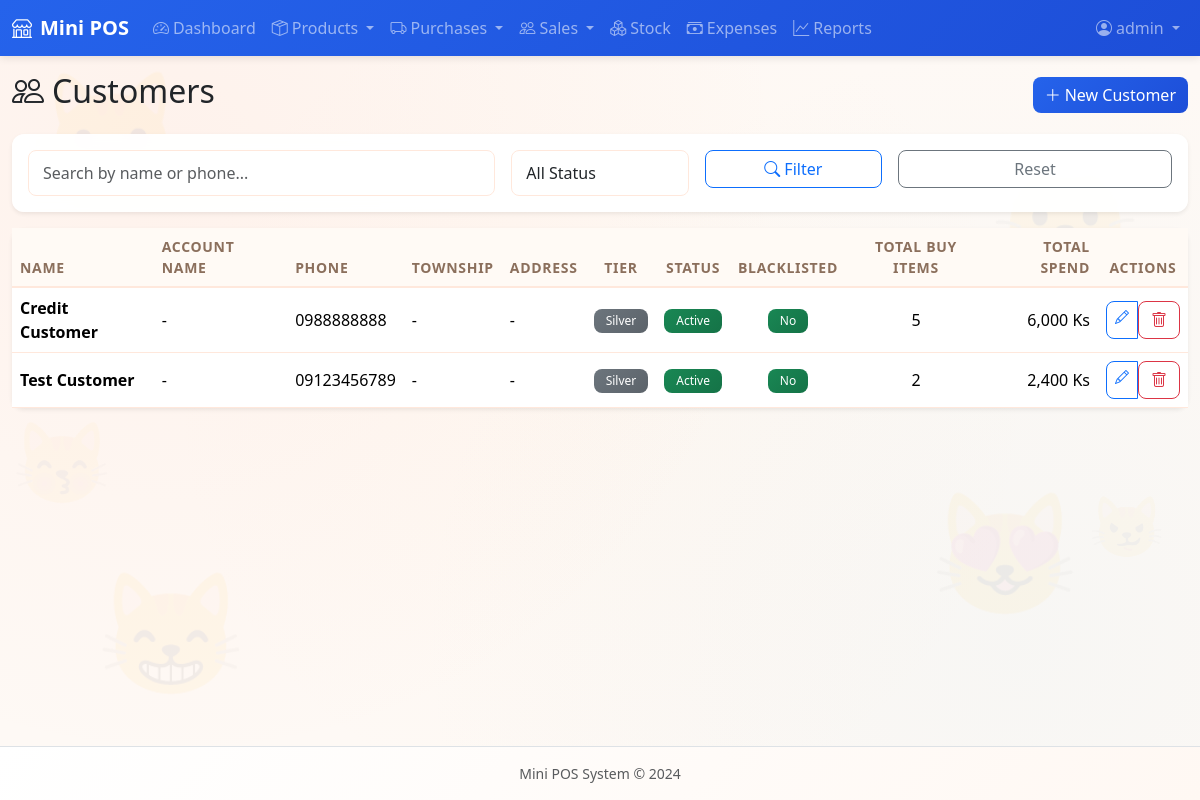
Page /customers/ (signed in) on the earlier database version.
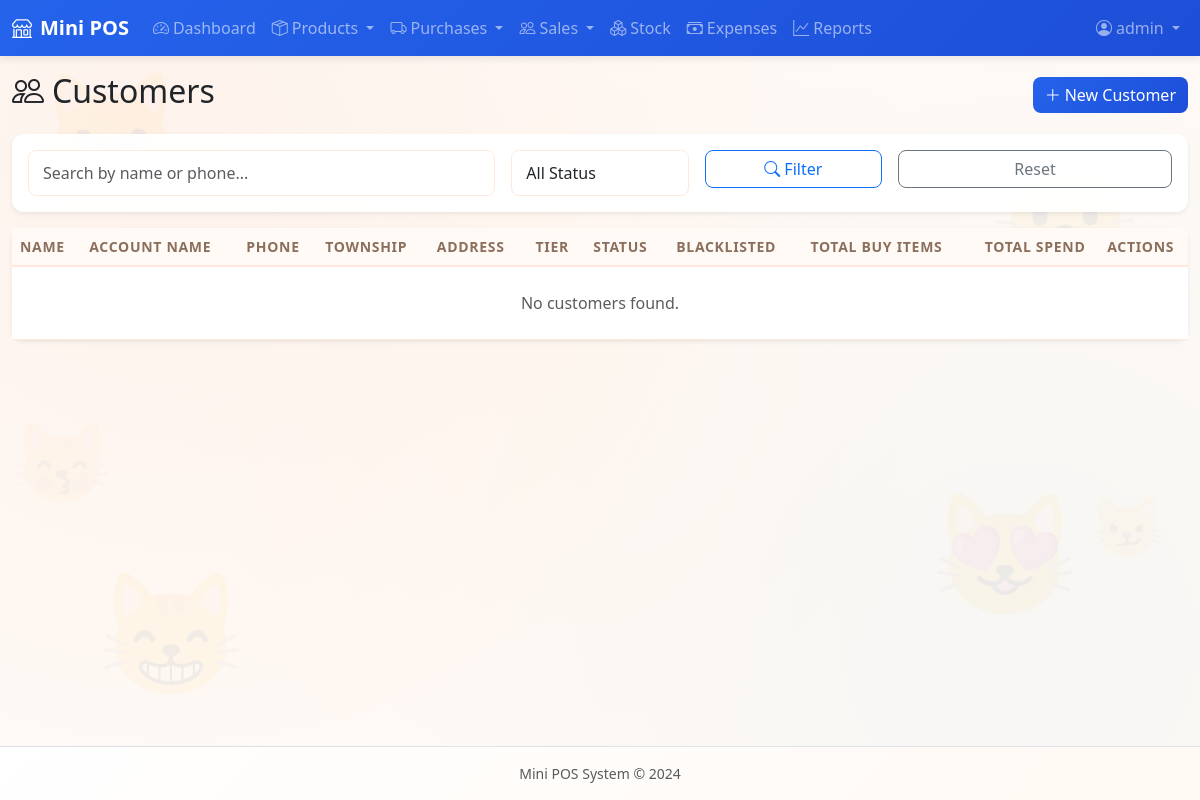
Same page on the later database version.
### app/models.py (models this page shows, shortened)
class User(UserMixin, db.Model):
    __tablename__ = 'users'
    id = db.Column(db.Integer, primary_key=True)
    username = db.Column(db.String(50), unique=True, nullable=False)
    email = db.Column(db.String(100), unique=True, nullable=False)
    password_hash = db.Column(db.String(255), nullable=False)
    role = db.Column(db.String(20), nullable=False, default='user')
    is_active = db.Column(db.Boolean, default=True)
    created_at = db.Column(db.DateTime, default=datetime.utcnow)
    def is_admin(self):
        return self.role == 'admin'

class Customer(db.Model):
    __tablename__ = 'customers'
    id = db.Column(db.Integer, primary_key=True)
    name = db.Column(db.String(200), nullable=False)
    account_name = db.Column(db.String(200))
    phone = db.Column(db.String(50))
    township = db.Column(db.String(100))
    address = db.Column(db.Text)
    notes = db.Column(db.Text)
    is_blacklisted = db.Column(db.Boolean, default=False)
    is_active = db.Column(db.Boolean, default=True)
    created_at = db.Column(db.DateTime, default=datetime.utcnow)
    updated_at = db.Column(db.DateTime, default=datetime.utcnow, onupdate=datetime.utcnow)
    tier = db.Column(db.String(20), default='Silver')  # Silver, Gold, Platinum, Diamond, Loyal
    sales = db.relationship('Sale', backref='customer', lazy='dynamic')
    def get_total_buy_items(self):
        completed_sales = self.sales.filter(Sale.status == 'Completed').all()
        return sum(sum(item.quantity for item in s.items) for s in completed_sales)
    def get_total_spend(self):
        completed_sales = self.sales.filter(Sale.status == 'Completed').all()
        return sum(sum(item.total_price for item in s.items) for s in completed_sales)

class SaleItem(db.Model):
    __tablename__ = 'sale_items'
    id = db.Column(db.Integer, primary_key=True)
    sale_id = db.Column(db.Integer, db.ForeignKey('sales.id'), nullable=False)
    product_id = db.Column(db.Integer, db.ForeignKey('products.id'), nullable=False)
    quantity = db.Column(db.Integer, nullable=False)
    reference_price = db.Column(db.Numeric(15, 2), nullable=False)
    actual_price = db.Column(db.Numeric(15, 2), nullable=False)
    total_price = db.Column(db.Numeric(15, 2), nullable=False)
    unit_cost = db.Column(db.Numeric(15, 2), nullable=False)
    total_cost = db.Column(db.Numeric(15, 2), nullable=False)
    gross_profit = db.Column(db.Numeric(15, 2), nullable=False)

### app/customers/__init__.py (the view)
@bp.route('/')
@login_required
def index():
    page = request.args.get('page', 1, type=int)
    search = request.args.get('search', '')
    status_filter = request.args.get('status', '')
    query = Customer.query
    if search:
        query = query.filter(or_(
            Customer.name.ilike(f'%{search}%'),
            Customer.phone.ilike(f'%{search}%')
        ))
    if status_filter == 'active':
        query = query.filter(Customer.is_active == True)
    elif status_filter == 'inactive':
        query = query.filter(Customer.is_active == False)
    customers = query.order_by(Customer.name).paginate(page=page, per_page=20, error_out=False)
    return render_template('customers/index.html',
                           customers=customers,
                           search=search,
                           status_filter=status_filter)

### app/__init__.py (called while the page is built)
@login_manager.user_loader
def load_user(user_id):
    return User.query.get(int(user_id))

### app/templates/customers/index.html (shortened to what this page needs)
{% extends "base.html" %}
{% block content %}
<div class="d-flex justify-content-between align-items-center mb-3">
    <h2><i class="bi bi-people me-2"></i>Customers</h2>
    <a href="{{ url_for('customers.create') }}" class="btn btn-primary">
        <i class="bi bi-plus-lg me-1"></i>New Customer
    </a>
</div>
<div class="card shadow-sm mb-3">
    <div class="card-body">
        <form method="GET" class="row g-3">
            <div class="col-md-5">
                <input type="text" name="search" class="form-control" placeholder="Search by name or phone..." value="{{ search }}">
            </div>
            <div class="col-md-2">
                <select name="status" class="form-select">
                    <option value="">All Status</option>
                </select>
            </div>
            <div class="col-md-2">
                <button type="submit" class="btn btn-outline-primary w-100"><i class="bi bi-search me-1"></i>Filter</button>
            </div>
            <div class="col-md-3">
                <a href="{{ url_for('customers.index') }}" class="btn btn-outline-secondary w-100">Reset</a>
            </div>
        </form>
    </div>
</div>
<div class="card shadow-sm">
    <div class="card-body p-0">
        <div class="table-responsive">
            <table class="table table-hover mb-0">
                <thead class="table-light">
                    <tr>
                        <th>Name</th>
                        <th>Account Name</th>
                        <th>Phone</th>
                        <th>Township</th>
                        <th>Address</th>
                        <th class="text-center">Tier</th>
                        <th class="text-center">Status</th>
                        <th class="text-center">Blacklisted</th>
                        <th class="text-center">Total Buy Items</th>
                        <th class="text-end">Total Spend</th>
                        <th class="text-center">Actions</th>
                    </tr>
                </thead>
                <tbody>
                    {% for customer in customers.items %}
                    <tr>
                        <td><strong>{{ customer.name }}</strong></td>
                        <td>{{ customer.account_name or '-' }}</td>
                        <td>{{ customer.phone or '-' }}</td>
                        <td>{{ customer.township or '-' }}</td>
                        <td>{{ customer.address or '-' }}</td>
                        <td class="text-center">
                            <span class="badge bg-{% if customer.tier == 'Loyal' %}warning{% elif customer.tier == 'Diamond' %}info{% elif customer.tier == 'Platinum' %}primary{% elif customer.tier == 'Gold' %}success{% else %}secondary{% endif %}">
                                {{ customer.tier }}
                            </span>
                        </td>
                        <td class="text-center">
                            <span class="badge bg-{{ 'success' if customer.is_active else 'secondary' }}">
                                {{ 'Active' if customer.is_active else 'Inactive' }}
                            </span>
                        </td>
                        <td class="text-center">
                            {% if customer.is_blacklisted %}
                            <span class="badge bg-danger">Yes</span>
                            {% else %}
                            <span class="badge bg-success">No</span>
                            {% endif %}
                        </td>
                        <td class="text-center">{{ customer.get_total_buy_items() }}</td>
                        <td class="text-end">{{ "{:,.0f}".format(customer.get_total_spend()) }} Ks</td>
                        <td class="text-center">
                            <div class="btn-group btn-group-sm">
                                <a href="{{ url_for('customers.edit', id=customer.id) }}" class="btn btn-outline-primary" title="Edit"><i class="bi bi-pencil"></i></a>
                                {% if current_user.is_admin() %}
                                <form method="POST" action="{{ url_for('customers.delete', id=customer.id) }}" class="d-inline" onsubmit="return confirm('Delete this customer?');">
                                    <button type="submit" class="btn btn-outline-danger" title="Delete"><i class="bi bi-trash"></i></button>
                                </form>
                                {% endif %}
                            </div>
                        </td>
                    </tr>
                    {% else %}
                    <tr>
                        <td colspan="11" class="text-center py-4 text-muted">No customers found.</td>
                    </tr>
                    {% endfor %}
                </tbody>
            </table>
        </div>
    </div>
</div>
{% endblock %}

### app/templates/base.html (shortened to what this page needs)
<!DOCTYPE html>
<html lang="en">
<head>
    <link href="https://cdn.jsdelivr.net/npm/bootstrap@5.3.2/dist/css/bootstrap.min.css" rel="stylesheet">
    <link href="https://cdn.jsdelivr.net/npm/bootstrap-icons@1.11.1/font/bootstrap-icons.css" rel="stylesheet">
    <link href="{{ url_for('static', filename='css/style.css') }}" rel="stylesheet">
</head>
<body>
    <div class="cat-silhouette" aria-hidden="true">🐱</div>
    <div class="cat-silhouette" aria-hidden="true">😺</div>
    <div class="cat-silhouette" aria-hidden="true">😸</div>
    <div class="cat-silhouette" aria-hidden="true">😻</div>
    <div class="cat-silhouette" aria-hidden="true">😽</div>
    <div class="cat-silhouette" aria-hidden="true">😼</div>
    <nav class="navbar navbar-expand-lg navbar-dark bg-primary sticky-top" role="navigation">
        <div class="container-fluid">
            <a class="navbar-brand fw-bold" href="{{ url_for('dashboard.index') }}">
                <i class="bi bi-shop me-2"></i>Mini POS
            </a>
            <div class="collapse navbar-collapse" id="navbarNav">
                <ul class="navbar-nav me-auto">
                    <li class="nav-item">
                        <a class="nav-link" href="{{ url_for('dashboard.index') }}"><i class="bi bi-speedometer2 me-1"></i>Dashboard</a>
                    </li>
                    <li class="nav-item dropdown">
                        <a class="nav-link dropdown-toggle" href="#" role="button" data-bs-toggle="dropdown" aria-expanded="false">
                            <i class="bi bi-box-seam me-1"></i>Products
                        </a>
                    </li>
                    <li class="nav-item dropdown">
                        <a class="nav-link dropdown-toggle" href="#" role="button" data-bs-toggle="dropdown" aria-expanded="false">
                            <i class="bi bi-truck me-1"></i>Purchases
                        </a>
                    </li>
                    <li class="nav-item dropdown">
                        <a class="nav-link dropdown-toggle" href="#" role="button" data-bs-toggle="dropdown" aria-expanded="false">
                            <i class="bi bi-people me-1"></i>Sales
                        </a>
                    </li>
                    <li class="nav-item">
                        <a class="nav-link" href="{{ url_for('stock.index') }}"><i class="bi bi-boxes me-1"></i>Stock</a>
                    </li>
                    <li class="nav-item">
                        <a class="nav-link" href="{{ url_for('expenses.index') }}"><i class="bi bi-cash-stack me-1"></i>Expenses</a>
                    </li>
                    <li class="nav-item">
                        <a class="nav-link" href="{{ url_for('reports.index') }}"><i class="bi bi-graph-up me-1"></i>Reports</a>
                    </li>
                </ul>
                <ul class="navbar-nav">
                    {% if current_user.is_authenticated %}
                    <li class="nav-item dropdown">
                        <a class="nav-link dropdown-toggle" href="#" role="button" data-bs-toggle="dropdown" aria-expanded="false">
                            <i class="bi bi-person-circle me-1"></i>{{ current_user.username }}
                        </a>
                    </li>
                    {% else %}
                    <li class="nav-item">
                        <a class="nav-link" href="{{ url_for('auth.login') }}"><i class="bi bi-box-arrow-in-right me-1"></i>Login</a>
                    </li>
                    {% endif %}
                </ul>
            </div>
        </div>
    </nav>
    <main class="container-fluid py-3" role="main">
        {% block content %}{% endblock %}
    </main>
    <footer class="footer mt-auto py-3 bg-light border-top">
        <div class="container-fluid text-center text-muted small">
            Mini POS System &copy; 2024
        </div>
    </footer>
</body>
</html>

### app/static/css/style.css (style rules this page uses)
:root { --bs-primary: #2563eb; --bs-primary-rgb: 37, 99, 235; --cat-primary: #ff9f7f; --cat-secondary: #ffd6a5; --cat-accent: #a8d8ea; }
body { font-family: 'Segoe UI', system-ui, -apple-system, sans-serif; min-height: 100vh; display: flex; flex-direction: column; position: relative; overflow-x: hidden; background-color: transparent; }
body::before { content: ''; position: fixed; top: 0; left: 0; width: 100%; height: 100%; background-color: #fef9f5; background-image: radial-gradient(circle at 15% 20%, rgba(255, 159, 127, 0.08) 0%, transparent 50%), radial-gradient(circle at 85% 80%, rgba(168, 216, 234, 0.08) 0%, transparent 50%), radial-gradient(circle at 50% 50%, rgba(255, 214, 165, 0.05) 0%, transparent 60%); z-index: -3; pointer-events: none; }
.cat-silhouette { position: fixed; z-index: -2; pointer-events: none; opacity: 0.05; color: #ff9f7f; font-size: 120px; animation: floatCat 20s ease-in-out infinite; user-select: none; }
.cat-silhouette:nth-child(1) { top: 5%; left: 3%; animation-delay: 0s; animation-duration: 22s; }
.cat-silhouette:nth-child(2) { top: 15%; right: 5%; animation-delay: -5s; animation-duration: 25s; }
.cat-silhouette:nth-child(3) { bottom: 10%; left: 8%; animation-delay: -10s; animation-duration: 28s; }
.cat-silhouette:nth-child(4) { bottom: 20%; right: 10%; animation-delay: -15s; animation-duration: 30s; }
.cat-silhouette:nth-child(5) { top: 50%; left: 1%; animation-delay: -7s; animation-duration: 24s; font-size: 80px; opacity: 0.03; }
.cat-silhouette:nth-child(6) { top: 60%; right: 3%; animation-delay: -12s; animation-duration: 26s; font-size: 60px; opacity: 0.03; }
.card { border: none; border-radius: 0.75rem; box-shadow: 0 1px 3px rgba(0,0,0,0.08); background: rgba(255, 255, 255, 0.95); backdrop-filter: blur(10px); transition: transform 0.3s ease, box-shadow 0.3s ease, background 0.3s ease; }
.btn { border-radius: 0.5rem; font-weight: 500; transition: all 0.2s ease; }
.btn-primary { background: linear-gradient(135deg, #2563eb 0%, #1d4ed8 100%); border: none; }
.navbar { box-shadow: 0 2px 8px rgba(0,0,0,0.1); background: linear-gradient(135deg, #2563eb 0%, #1d4ed8 100%) !important; backdrop-filter: blur(10px); }
.form-control, .form-select { border-radius: 0.5rem; border: 1px solid #ffe8dc; padding: 0.625rem 0.875rem; background: rgba(255, 255, 255, 0.9); transition: all 0.2s ease; }
.bg-primary { background: linear-gradient(135deg, #2563eb 0%, #1d4ed8 100%) !important; }
.table th { font-weight: 600; font-size: 0.875rem; text-transform: uppercase; letter-spacing: 0.05em; color: #8b6f5c; border-bottom: 2px solid #ffe8dc; background: #fffaf5; }
.table td { vertical-align: middle; border-color: #ffe8dc; }
.footer { margin-top: auto; background: linear-gradient(135deg, #fff 0%, #fff8f3 100%); border-top: 1px solid #ffe8dc; }

Differences in the rows shown:
removed Customer: name "Credit Customer", account_name "-", phone "0988888888", township "-", address "-", tier "Silver", is_active "Active", is_blacklisted "No", get_total_buy_items "5"
removed SaleItem: get_total_spend "6,000"
removed Customer: name "Test Customer", account_name "-", phone "09123456789", township "-", address "-", tier "Silver", is_active "Active", is_blacklisted "No", get_total_buy_items "2"
removed SaleItem: get_total_spend "2,400"
Other differences:
text now shown: "No customers found."
